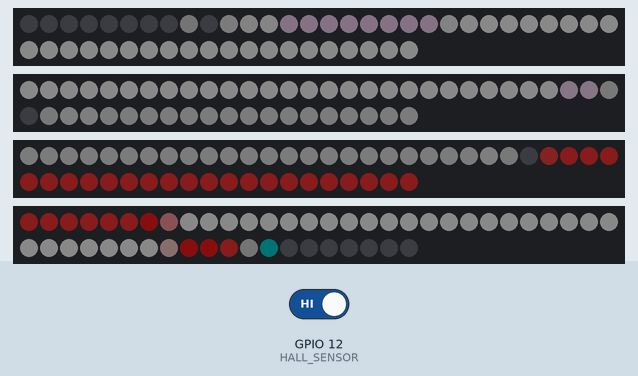
The sketch below on a simulated ESP32. Parts: 4 × 50 RGB LEDs in strip order, left to right, continuing on the next row. The inputs (shaded band) are chosen by the test bench; at power-on: GPIO 12 (HALL_SENSOR) HIGH. Dim RGB values are drawn brighter than linear; what the sketch prints to the serial monitor is not drawn.

Above: at 12.2 s.
12.3 s: GPIO 12 (HALL_SENSOR) driven LOW
At 12.47 s:
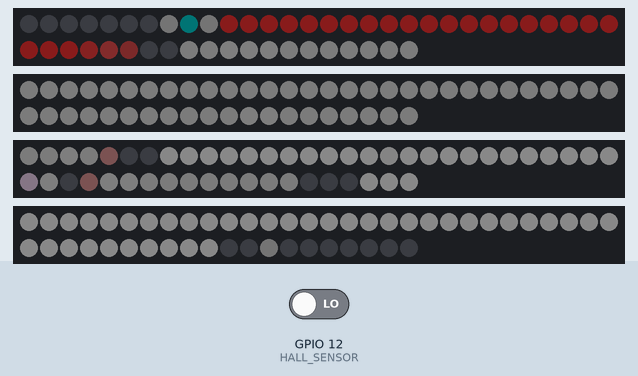
14.7 s: GPIO 12 (HALL_SENSOR) driven HIGH
At 15.2 s:
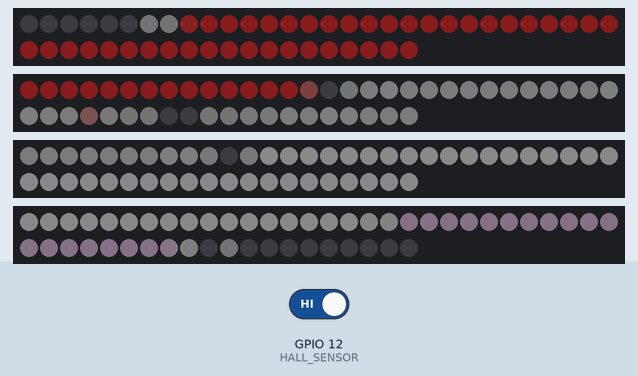
17.1 s: GPIO 12 (HALL_SENSOR) driven LOW
At 17.33 s:
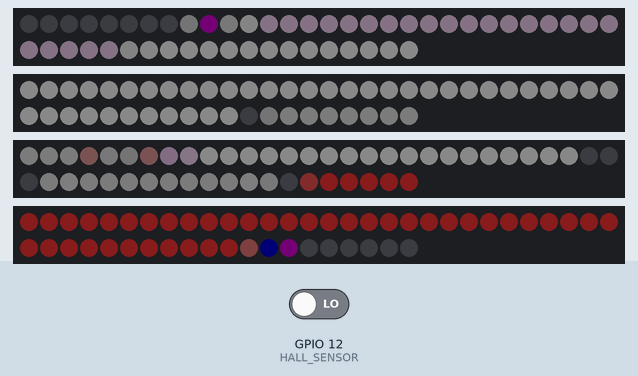
20.1 s: GPIO 12 (HALL_SENSOR) driven HIGH
At 20.96 s:
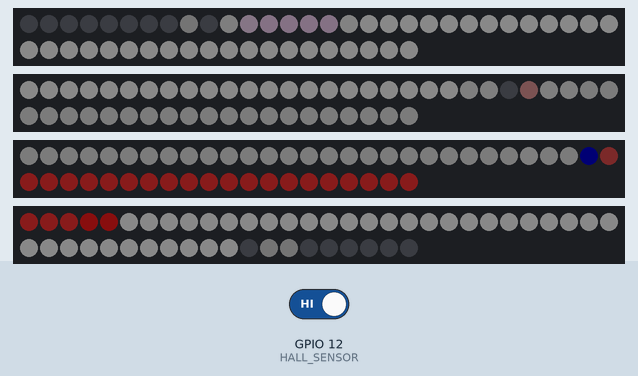
23.1 s: GPIO 12 (HALL_SENSOR) driven LOW
At 23.27 s:
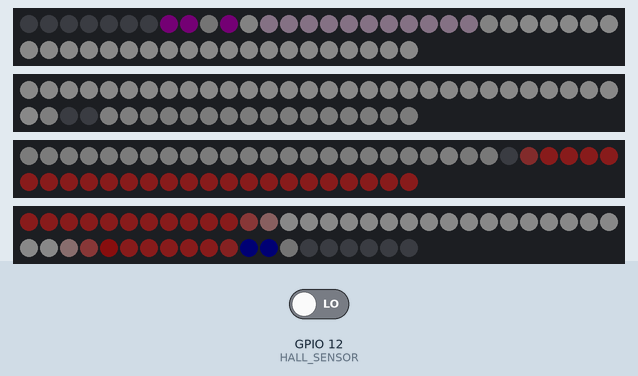
25.5 s: GPIO 12 (HALL_SENSOR) driven HIGH
At 26.01 s:
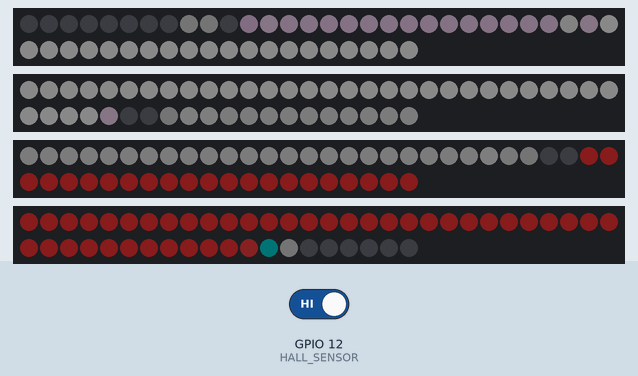

Measured:
- after the input at 12.3 s, the LEDs: change at once (image 1)
- after the input at 14.7 s, the LEDs: first differ from a run without the input after 0.36 s (image 2)
- after the input at 17.1 s, the LEDs: change after 0.09 s (image 3)
- after the input at 20.1 s, the LEDs: first change after 0.10 s (image 4 shows a later state)
- after the input at 23.1 s, the LEDs: change at once (image 5)
- after the input at 25.5 s, the LEDs: first differ from a run without the input after 0.36 s (image 6)

The sketch:

PANTALLA_POV_V2.ino
```cpp
#include <FastLED.h>
#include "imgs.h"
#include <pgmspace.h>

//Sensor de efecto Hall
const int HALL_SENSOR = 12;     //CAMBIAR ESTE NÚMERO
volatile unsigned long lastTime = 0;
unsigned long threshold = 50;

//Pantalla POV (efecto visual)
int resolution = 6;  //Cambiamos color de los leds cada 10 grados
byte leds_samples = 360/resolution;
volatile int leds_pos = 0;
volatile bool leds_pos_changed = false;

//LEDS
#define NUM_LEDS 50   //LED_TOTALES/4 (4 pines en paralelo)
#define LEDS_TYPE WS2812B
#define BRIGHTNESS 10
#define COLOR_ORDER GRB

#define DATA_PIN_1 19
#define DATA_PIN_2 21
#define DATA_PIN_3 22
#define DATA_PIN_4 23

CRGB leds1[NUM_LEDS];
CRGB leds2[NUM_LEDS];
CRGB leds3[NUM_LEDS];
CRGB leds4[NUM_LEDS];

//Timer
hw_timer_t * timer = NULL;
portMUX_TYPE timerMux = portMUX_INITIALIZER_UNLOCKED;
int preescaler = 80;
int frequency = 80000000/preescaler;
volatile float lap_time = 1000;
volatile float pulses_number = 0;


//Prototipos de las funciones
void draw_leds(int leds_pos);
void IRAM_ATTR onTimer();
uint32_t expandColor(uint16_t color);


void setup() {
  // put your setup code here, to run once:
  Serial.begin(115200);
  delay(2000);

  //Pin del sensor de efecto Hall
  pinMode(HALL_SENSOR, INPUT);

  //Inicilizamos leds
  FastLED.addLeds<LEDS_TYPE, DATA_PIN_1, COLOR_ORDER>(leds1, NUM_LEDS);
  FastLED.addLeds<LEDS_TYPE, DATA_PIN_2, COLOR_ORDER>(leds2, NUM_LEDS);
  FastLED.addLeds<LEDS_TYPE, DATA_PIN_3, COLOR_ORDER>(leds3, NUM_LEDS);
  FastLED.addLeds<LEDS_TYPE, DATA_PIN_4, COLOR_ORDER>(leds4, NUM_LEDS);
  FastLED.setMaxPowerInVoltsAndMilliamps(5,1000);
  FastLED.setBrightness(BRIGHTNESS);

  //Apagamos leds
  for(int i=0; i<NUM_LEDS; i++){
    leds1[i].setRGB(255,0,0);
    leds2[i].setRGB(0,0,0);
    leds3[i].setRGB(0,0,0);
    leds4[i].setRGB(0,0,0);
  }
  FastLED.show();

  //Encendemos el leds 1, 51, 101 y 151 en rojo
  delay(1000);
  leds1[0].setRGB(0, 0, 255);
  leds2[0].setRGB(0, 0, 255);
  leds3[0].setRGB(0, 0, 255);
  leds4[0].setRGB(0, 0, 255);
  FastLED.show();

  //El programa se detiene hasta que la barra led pase
  //por el sensor Hall
  //while(!digitalRead(HALL_SENSOR)){ };
  delay(3000);

  //Configuración del timer
  timer = timerBegin(0, 80, true); //Frecuencia 1.000.000 con preescaler 80
  timerAttachInterrupt(timer, &onTimer, true); //Creamos interrupción
  //El 1000 es para pasar la frecuencia de segundos a ms.
  pulses_number = (lap_time*frequency)/(1000*leds_samples);
  timerAlarmWrite(timer, pulses_number, true);


  //Cuando la barra ya está girando se muestran los leds
  //1, 51, 101 y 151 en verde durante 5 segundos
  Serial.println("Holaaa");

  leds1[0].setRGB(0, 255, 0);
  leds2[0].setRGB(0, 255, 0);
  leds3[0].setRGB(0, 255, 0);
  leds4[0].setRGB(0, 255, 0);
  Serial.println("Adioos");
  delay(5000);
  timerAlarmEnable(timer);
}

void loop() {
  // put your main code here, to run repeatedly:
  //if(!digitalRead(HALL_SENSOR) && (millis()-lastTime) > threshold && lap_time > 250){
  if(!digitalRead(HALL_SENSOR) && (millis()-lastTime) > threshold){
    //leds_pos = 0;
    //leds_pos_changed = true;

    lap_time = millis() - lastTime;
    pulses_number = (lap_time*frequency)/(1000*leds_samples);
    timerAlarmWrite(timer, pulses_number, true);
    timerAlarmEnable(timer);  //¿¿ES NECESARIO??

    lastTime = millis();
  }


  if(leds_pos_changed){
    leds_pos_changed = false;
    if(leds_pos!=0)
      draw_leds(leds_pos);
    FastLED.show();
  }
}


void draw_leds(int leds_pos){
  int row = leds_pos/resolution;
  int i_aux = 0;
  uint16_t color16 = 0;
  uint32_t color24 = 0;

  for(int i=0; i<NUM_LEDS; i++){
    color16 = pgm_read_dword(&(frame5[row][i]));
    color24 = expandColor(color16);
    leds1[i] = color24;

    color16 = pgm_read_dword(&(frame5[row][NUM_LEDS + i]));
    color24 = expandColor(color16);
    leds2[i] = color24;
  }

  if(leds_pos < 180)
    row += leds_samples/2;
  else
    row -= leds_samples/2;


  for(int i=0; i<NUM_LEDS; i++){
    color16 = pgm_read_dword(&(frame5[row][2*NUM_LEDS-i-1]));
    color24 = expandColor(color16);
    leds3[i] = color24;

    color16 = pgm_read_dword(&(frame5[row][NUM_LEDS-i-1]));
    color24 = expandColor(color16);
    leds4[i] = color24;
  }
}

//Convierte colores RGB 5:6:5 a RGB 8:8:8
uint32_t expandColor(uint16_t color){
  uint16_t blue5 = 0x001F & color;
  uint16_t green6 = (0x07E0 & color) >> 5;
  uint16_t red5 = (0xF800 & color) >> 11;

  uint32_t blue8 = (blue5*527 + 23) >> 6;
  uint32_t green8 = (green6*259 + 33) >> 6;
  uint32_t red8 = (red5*527 + 23) >> 6;

  //Serial.println(red8, HEX);

  uint32_t converted_color = (red8<<16) + (green8<<8) + blue8;
  return converted_color;
}

//Interrupcion del timer
void IRAM_ATTR onTimer(){
  leds_pos_changed = true;
  if(leds_pos<350){
    leds_pos += resolution;
  }
  else{
    leds_pos = 0;
  }
}
```

Source omitted: imgs.h (data table, 219946 bytes)
